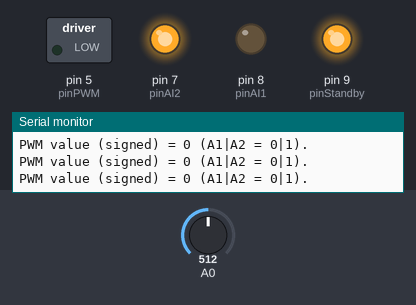
Simulated run of this sketch. Board: Arduino Uno, built with avr-gcc and run on an emulated ATmega328P. Parts: switched loads named in the sketch (green lamp = pin HIGH), output pins drawn as LEDs (lit = HIGH), the last lines printed to the serial monitor. The inputs (shaded band) are chosen by the test bench; at power-on: A0 = 512.

Above: at 1.2 s.
1.3 s: A0 set to 716
At 2.0 s:
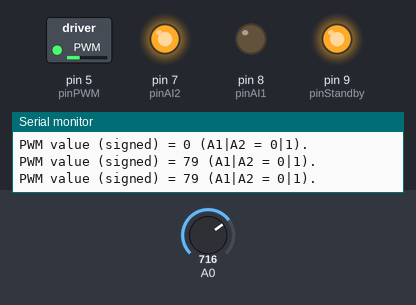
2.8 s: A0 set to 900
At 3.1 s:
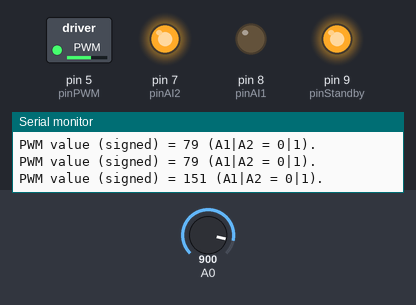
4.3 s: A0 set to 1023
At 5.5 s:
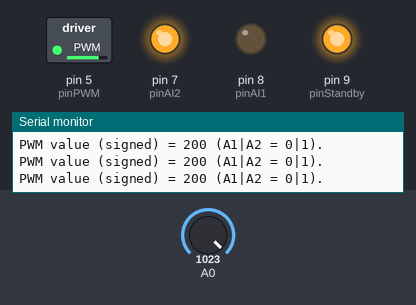
5.8 s: A0 set to 511
At 6.6 s:
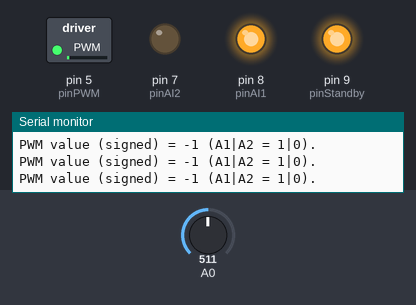
7.3 s: A0 set to 306
At 7.8 s:
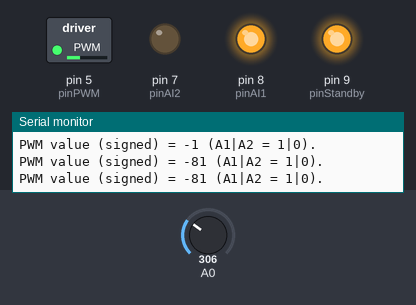
8.8 s: A0 set to 122
At 10.1 s:
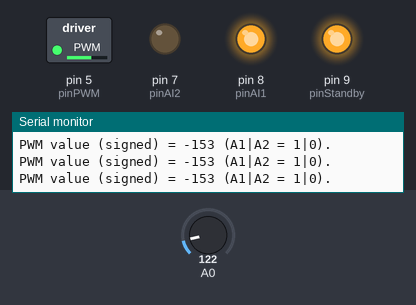
Timing chart, 0 to 11.3 s (numbered marks = the images above; inputs shaded):
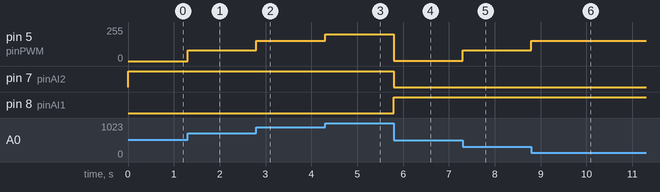

The sketch:

ex3-h-bridge-motor-control.ino
```cpp
int potValue = 0;
// Pin assignments for Motor Driver Inputs:
const int pinAI1 = 8; const int pinAI2 = 7;
const int pinPWM = 5; const int pinStandby = 9;
// Some variables for controlling code execution rates:
unsigned long timestamp = millis();
unsigned long elapsed = 0;
// Arduino output variables:
boolean AI1 = false; boolean AI2 = true;
int pwmValue = 100; // PWM value to be written to PWMA

void setup(){
  // Configure the Arduino digital output pins
  pinMode(pinAI1, OUTPUT); pinMode(pinAI2, OUTPUT);
  pinMode(pinPWM, OUTPUT); pinMode(pinStandby, OUTPUT);
  //Initialize the serial port
  Serial.begin(9600);
  // Set standby to high to enable motor operation:
  digitalWrite(pinStandby, HIGH);
}

void loop(){
  // read the value of the potentiometer
  potValue = analogRead(A0);
  // Scale this to an applicable PWM range for the motor:
  potValue = map(potValue, 0, 1023, -200, 200);
  // change the motor direction based on the sign of potValue:
  if (potValue < 0){
    AI1 = true; AI2 = false;
  }
  else {
    AI1 = false; AI2 = true;
  }
  pwmValue = abs(potValue);

  // Send signals to Pins AI1 and AI2 (direction of rotation)
  digitalWrite(pinAI1, AI1); digitalWrite(pinAI2, AI2);
  // Write the pwmValue to the PWM pin (to control motor speed)
  analogWrite(pinPWM, pwmValue);

  elapsed = millis() - timestamp;
  if (elapsed > 250){
    // Print to the serial monitor:
    Serial.print("PWM value (signed) = "); Serial.print(potValue);
    Serial.print(" (A1|A2 = "); Serial.print(AI1);
    Serial.print("|"); Serial.print(AI2); Serial.println(").");
    timestamp = millis(); // reset the timestamp
  }
}
```

Measured:
- after the input at 1.3 s, pin 5 (pinPWM): 0/255 → 79/255 at once
- after the input at 2.8 s, pin 5 (pinPWM): 79/255 → 151/255 at once
- after the input at 4.3 s, pin 5 (pinPWM): 151/255 → 200/255 at once
- after the input at 5.8 s, pin 5 (pinPWM): 200/255 → 1/255 at once; pin 7 (pinAI2): HIGH → LOW at once; pin 8 (pinAI1): LOW → HIGH at once
- after the input at 7.3 s, pin 5 (pinPWM): 1/255 → 81/255 at once
- after the input at 8.8 s, pin 5 (pinPWM): 81/255 → 153/255 at once
